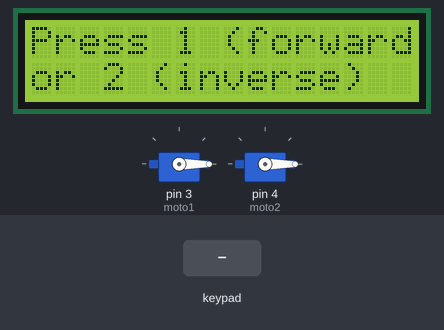
A sketch run on a simulated Arduino Uno, built with avr-gcc and run on an emulated ATmega328P. Shown: 2 × servo, 16×2 character LCD. The inputs (shaded band) are chosen by the test bench.

Above: at 4.2 s.
4.3 s: keypad keys 1 3 9 pressed 0.4 s apart
At 5.3 s:
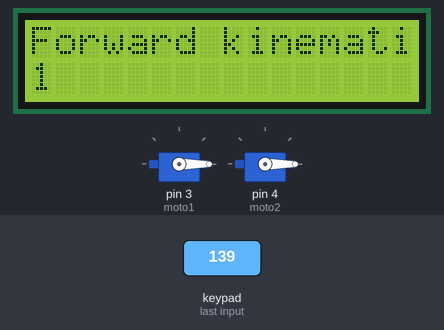
At 7.3 s:
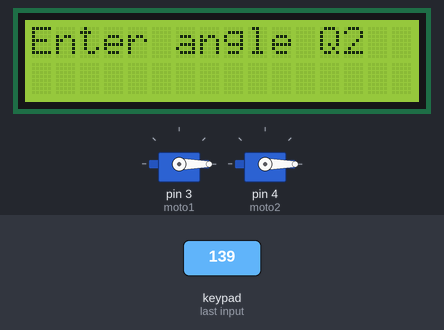
8.5 s: keypad keys 5 6 7 pressed 0.4 s apart
At 10.3 s:
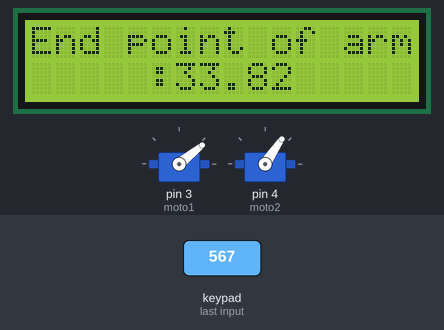
Timing chart, 0 to 17.2 s (numbered marks = the images above; inputs shaded):
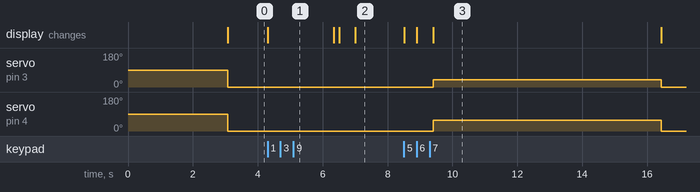

Measured:
- after the input at 4.3 s, the display: changes at once (image 1)
- after the input at 8.5 s, servo on pin 3 (moto1): 0° → 39° after 0.91 s, → 0° 7.0 s later; servo on pin 4 (moto2): 0° → 56° after 0.91 s, → 0° 7.0 s later; the display: first changes at once (image 3 shows a later state)

The sketch:

kinemetic_2D.ino
```cpp
int chos;
int L1=30; //Length of L1
int L2=15; //Length of L2
float Q1,Q2,m; // Q1 & Q2 are the angles to calculate
float x,y,q1,q2;
int Q=50;
#include <Servo.h>
Servo moto1;
Servo moto2;

#include <Keypad.h>

const byte ROWS = 4; //four rows
const byte COLS = 3; // three columns
//define the symbols of the buttons inthe keypad
char hexakeys[ROWS][COLS] = {
  {'1','2','3'},
  {'4','5','6'},
  {'7','8','9'},
  {' ','0',' '}
};
byte rowPins[ROWS] = {A2, A3, A4, A5}; // connecting pins of rows
byte colPins[COLS] = {5, 6, 7}; // connecting pins of columns

//initialize an  instance of class Newkeypad
Keypad customKeypad = Keypad( makeKeymap(hexakeys), rowPins, colPins, ROWS, COLS);

#include <LiquidCrystal.h>
const int rs = 13, en = 12, d4 = 11, d5 = 10, d6 = 9, d7 = 8;
LiquidCrystal lcd(rs, en, d4, d5, d6, d7); // pins of lcd

void setup() {
  // put your setup code here, to run once:
  moto1.attach(3); // attaches the motor in pin 3
  moto2.attach(4); // attaches the motor in pin 4
  lcd.begin(16, 2);
  lcd.print(" Welcome to");
  lcd.setCursor(0, 1);  // go to next line
  lcd.println("control Arm");
  delay(3000);
}
int FI(){
  // this function to let the user choose type of control the arm forward/inverse kinematic
  char kp=0;
  moto1.write(0);
  moto2.write(0);
  lcd.clear();
  lcd.print("Press 1 (forward)");
  lcd.setCursor(0,1);
  lcd.print("or 2 (inverse)");
  while (kp==0){ kp = customKeypad.getKey();}
  kp=kp-48;
  if (kp==1){
    lcd.clear();
    lcd.print("Forward kinematic");
    lcd.setCursor(0,1);
    lcd.print(1);
    delay(2000);
    return 1;
    } else if (kp==2){
     lcd.clear();
    lcd.print("Inverse kinematic");
    lcd.setCursor(0,1);
    lcd.print(2);
    delay(2000);
    return 2;
    }
}
  void forward(){
    // this function to calculate Q1&Q2
    moto1.write(q1);
    moto2.write(q2);
    lcd.clear();
    Q1=q1*PI/180;
    Q2=q2*PI/180;
    x=(L1*cos(Q1))+(L2*cos(Q1+Q2));
    y=(L1*sin(Q1))+(L2*sin(Q1+Q2));
    lcd.print("End point of arm");
    lcd.setCursor(5, 1);
    lcd.print(":");
    lcd.setCursor(6, 1);
    lcd.print(y);
    Serial.print("Q1");
    Serial.println(q1);
    Serial.print("Q2");
    Serial.println(q2);
    delay(7000);
  }
  void inverse(){
    // this function to determine ending point of arm depending on value of x ,y
    lcd.clear();
    m=(pow(x,2)+pow(y,2)-pow(L1,2)-pow(L2,2))/(2*L1*L2);
    q2=acos(m);
    Q2=q2*180/PI;
    Q1=Q-Q2;
    lcd.print("Angle of Arm");
    lcd.setCursor(8,1);
    lcd.print("&");
    lcd.setCursor(9,1);
    lcd.print("Q2=");
    lcd.print(Q2);
    Serial.print(Q1);
    moto1.write(Q1);
    moto2.write(Q2);
    delay(7000);

  }


void loop() {
  // put your main code here, to run repeatedly:
  lcd.clear(); //clear word on lcd
  chos = FI();
  if (chos==1){
    int g1=0,g2=0;
    int h1=0,h2=0;
    lcd.clear();
    lcd.print("Enter angle Q1");
    while (g1==0) {g1=customKeypad.getKey();} //waiting the user for entering the number of Q1
    lcd.setCursor(0,1);
    g1=g1-48; //Change number ASCII code
    lcd.print(g1); //show the number on the LCD
    while (g2==0) {g2=customKeypad.getKey();} //waiting the user for entering the number of Q1
    g2=g2-48; //Change number ASCII code
    lcd.print(g2); //show the number on the LCD
    delay(500);
    q1 = g1 * 10 + g2; //the sum of g1 & g2
    lcd.clear();
    lcd.print("Enter angle Q2");
    while (h1==0) {h1=customKeypad.getKey();} //waiting the user for entering the number of Q1
    lcd.setCursor(0,1);
    h1=h1-48; //Change number ASCII code
    lcd.print(h1); //show the number on the LCD
    while (h2==0) {h2=customKeypad.getKey();} //waiting the user for entering the number of Q1
    h2=h2-48; //Change number ASCII code
    lcd.print(h2); //show the number on the LCD
    delay(500);
    q2 = h1*10 + h2;
    forward(); //call forward function
  } else if (chos==2){
    int u1=0,u2=0;
    int r1=0,r2=0;
    lcd.clear();
    lcd.print("Enter value of X");
    while (u1==0) {u1=customKeypad.getKey();} //waiting the user for entering the number of Q1
    lcd.setCursor(0,1);
    u1=u1-48; //Change number ASCII code
    lcd.print(u1); //show the number on the LCD
    while (u2==0) {u2=customKeypad.getKey();} //waiting the user for entering the number of Q1
    u2=u2-48; //Change number ASCII code
    lcd.print(u2); //show the number on the LCD
    delay(500);
    x = u1 * 10 + u2; //the sum of g1 & g2
    lcd.clear();
    lcd.print("Enter value of Y");
    while (r1==0) {r1=customKeypad.getKey();} //waiting the user for entering the number of Q1
    lcd.setCursor(0,1);
    r1=r1-48; //Change number ASCII code
    lcd.print(r1); //show the number on the LCD
    while (r2==0) {r2=customKeypad.getKey();} //waiting the user for entering the number of Q1
    r2=r2-48; //Change number ASCII code
    lcd.print(r2); //show the number on the LCD
    delay(500);
    y = r1 * 10 + r2;
    inverse(); //call inverse function
  }

}
```
